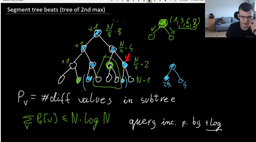
#> input picture image_2.png, 256 x 142 px, shrunk from 644 x 356 before the run
$ python Main.py
#> lines starting #> are read from the running program, lines starting #| are printed output that depends on the picture; after the words box and inside, x2 and y2 are one past the last pixel; in counts of white or black regions, pixels touching at a corner belong together

from PIL import Image
from array import array
import os

BASE_DIR = os.path.dirname(os.path.abspath(__file__))
IMAGE =  "./image_2.png"

def question1():
    img = Image.open(IMAGE).convert('RGB')
    w, h = img.size
#> w = 256; h = 142
    image_green_to_red = Image.new('RGB', img.size, 'white')
#> image_green_to_red: PIL image 256x142 RGB; every value is 255

    for i in range(h):
        for j in range(w):
            r, g, b = img.getpixel((j, i))

            if max(r, b) < g:
                m = min(r, b)
                image_green_to_red.putpixel((j, i), (g, m, m))
            else:
                image_green_to_red.putpixel((j, i), (r, g, b))
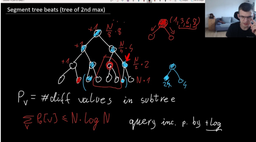
#> image_green_to_red: PIL image 256x142 RGB; mean R, G, B 18.8, 17.4, 18.2

    image_green_to_red.save(
        os.path.join(BASE_DIR, "green_to_red.png"), "PNG"
    )
    image_green_to_red.show()


def question2():
    img1 = Image.open(IMAGE).convert('RGB')
    w, h = img1.size
#> w = 256; h = 142
    img2 = Image.new('RGB', (w, h), 'white')

    for y in range(h):
        for x in range(w):
            img2.putpixel(
                (w - 1 - x, y),
                img1.getpixel((x, y))
            )
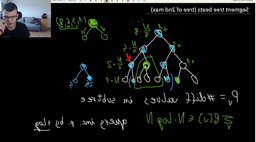
#> img2: PIL image 256x142 RGB; mean R, G, B 17.7, 19.5, 18.2

    img2.save(os.path.join(BASE_DIR, "miroir.png"), "PNG")
    img2.show()


def delta_energie(c1, c2):
    r1, g1, b1 = c1
    r2, g2, b2 = c2

    return (
        (r1 - r2) ** 2
        + (g1 - g2) ** 2
        + (b1 - b2) ** 2
    )


def question3(seuil=200):
#> called with seuil = 200
    img = Image.open(IMAGE).convert('RGB')
    w, h = img.size
#> w = 256; h = 142
    edges = Image.new('RGB', (w, h), 'white')

    voisinage = [
        (-1, -1), (0, -1), (1, -1),
        (-1, 0),             (1, 0),
        (-1, 1),  (0, 1),   (1, 1)
    ]

    for y in range(h):
        for x in range(w):
            c = img.getpixel((x, y))

            for dx, dy in voisinage:
                x1, y1 = x + dx, y + dy

                if 0 <= x1 < w and 0 <= y1 < h:
                    if delta_energie(
                        c, img.getpixel((x1, y1))
                    ) > seuil:
                        edges.putpixel((x1, y1), (0, 0, 0))
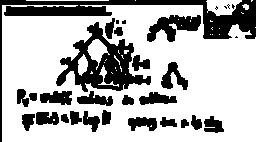
#> edges: PIL image 256x142 RGB; 70.6% white; 31 black regions (7 under 20 px), largest, box (x1, y1, x2, y2) and area: (0, 0, 256, 142) 3574, (56, 22, 151, 92) 2596, (147, 15, 201, 42) 783

    edges.save(os.path.join(BASE_DIR, "edges.png"), "PNG")
    edges.show()


def question4():
    img = Image.open(IMAGE).convert('RGB')
    w, h = img.size
    flou = Image.new('RGB', (w, h), 'white')

    for y in range(h):
        for x in range(w):
            somme_r, somme_g, somme_b = 0, 0, 0
            n = 0
            for yi in range(y - 5, y + 6):
                for xi in range(x - 5, x + 6):
                    if 0 <= xi < w and 0 <= yi < h:
                        r, g, b = img.getpixel((xi, yi))
                        somme_r += r
                        somme_g += g
                        somme_b += b
                        n += 1
            flou.putpixel((x, y), (somme_r // n, somme_g // n, somme_b // n))
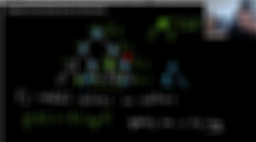
#> flou: PIL image 256x142 RGB; mean R, G, B 16.5, 18.3, 17.1

    flou.save("./flou.png", "PNG")
    flou.show()


question1()
question2()
question3()
question4()
